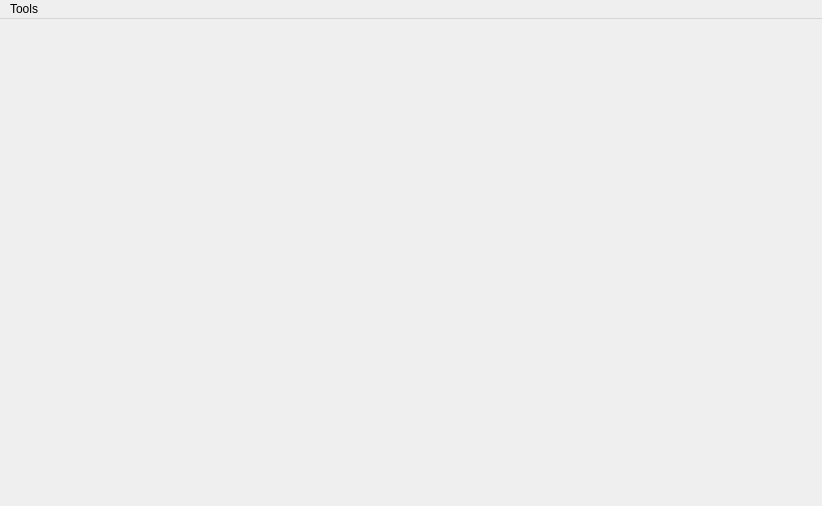
<?xml version="1.0" encoding="UTF-8"?>
<ui version="4.0">
 <class>ProMind</class>
 <widget class="QMainWindow" name="ProMind">
  <property name="geometry">
   <rect>
    <x>0</x>
    <y>0</y>
    <width>822</width>
    <height>506</height>
   </rect>
  </property>
  <property name="windowTitle">
   <string>ProMind</string>
  </property>
  <widget class="QWidget" name="centralWidget"/>
  <widget class="QMenuBar" name="menuBar">
   <property name="geometry">
    <rect>
     <x>0</x>
     <y>0</y>
     <width>822</width>
     <height>21</height>
    </rect>
   </property>
   <widget class="QMenu" name="menuTools">
    <property name="title">
     <string>Tools</string>
    </property>
    <addaction name="actionOptions"/>
   </widget>
   <addaction name="menuTools"/>
  </widget>
  <action name="actionOptions">
   <property name="text">
    <string>Options...</string>
   </property>
  </action>
 </widget>
 <layoutdefault spacing="6" margin="11"/>
 <resources/>
 <connections/>
</ui>
